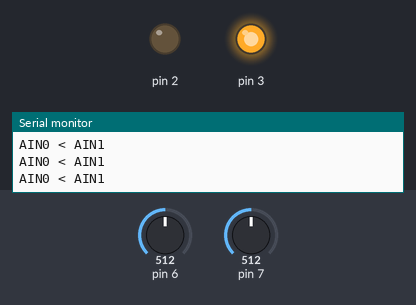
Bench run of a sketch on a simulated Arduino Nano, built with avr-gcc and run on an emulated ATmega328P. Shown: output pins drawn as LEDs (lit = HIGH), the last lines printed to the serial monitor. The test bench sets the inputs (shaded band); at power-on: pin 6 = 512, pin 7 = 512.

Above: at 1.2 s.
1.3 s: pin 6 set to 716
At 1.6 s:
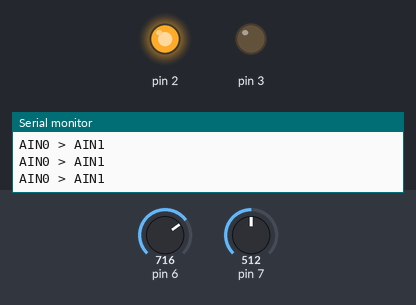
2.8 s: pin 6 set to 2
4.3 s: pin 6 set to 0
At 5.2 s:
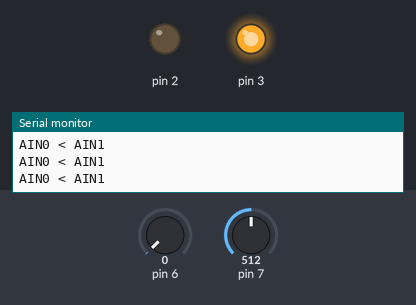
5.8 s: pin 6 set to 122
At 6.4 s:
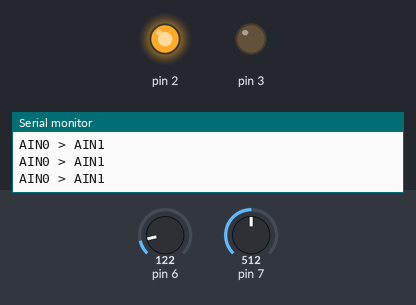
Timing chart, 0 to 8.3 s (numbered marks = the images above; inputs shaded):
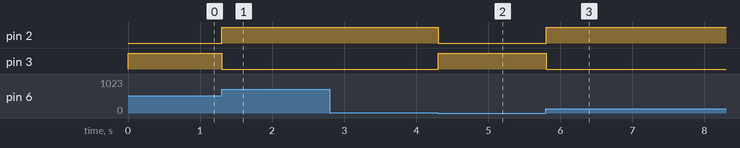

The sketch:

Nano_comparator.ino
```cpp
/* Arduino Nano Analog comparator
* AIN0 → D6 (non inverting input)
* AIN1 → D7 (inverting input)
* Christian de Balorre Monday 12th January
*/

void setup() {
  Serial.begin(9600);
  pinMode(2, OUTPUT);
  pinMode(3, OUTPUT);

  // Disable digital input buffers on AIN0 and AIN1 (reduces noise & power)
  DIDR1 = (1 << AIN0D) | (1 << AIN1D);

  // Analog Comparator setup:
  // ACBG = 0 → use external voltage on AIN0 ; when set, use internal 1,1V ref voltage.
  // ACIE = 0 → no interrupt
  // ACIC = 0 → not connected to Timer1
  // ACIS1:0 = 00 → would set an interrupt on comparator toggle, but we don't use interrupts here.
  ACSR = 0x00;

  Serial.println("Analog Comparator ready");
}

void loop() {
  if (ACSR & (1 << ACO)) {
    Serial.println("AIN0 > AIN1");
    digitalWrite(3, 0);
    digitalWrite(2, 1);

  } else {
    Serial.println("AIN0 < AIN1");
    digitalWrite(3, 1);
    digitalWrite(2, 0);
  }

  delay(100);

}
```

Measured:
- the behaviour switches between 1 and 0 on pin 6 (found by bisection; images 1 and 2)
- after the input at 1.3 s, pin 2: LOW → HIGH at once; pin 3: HIGH → LOW at once
- after the input at 4.3 s, pin 2: HIGH → LOW at once; pin 3: LOW → HIGH at once
- after the input at 5.8 s, pin 2: LOW → HIGH at once; pin 3: HIGH → LOW at once
